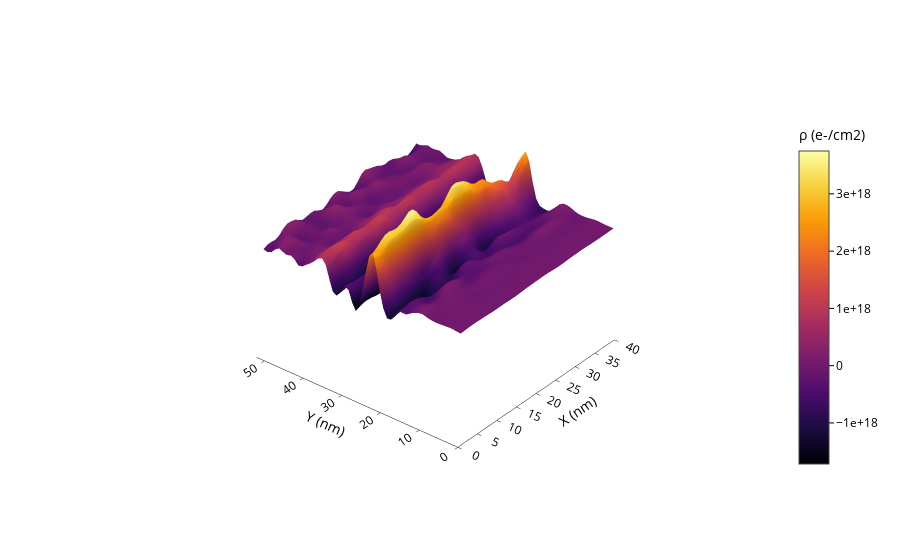

Notebook source saved alongside this figure:
### Code cell
plot_3d_distribution_plotly(divergence_Efield[::-1], gaussian_smooth=1, z_aspect_ratio=1, title="",
                            colormap="Inferno",save_html = "ChargeDensity_3Dvisualization.html",
                            save_png="ChargeDensity_3Dvisualization.png")

"""
To get the camera values use the following script when visualization opened in an html through the console (F12) 
const gd = document.getElementById('myPlot');

gd.on('plotly_relayout', function(eventdata) {
  if (eventdata['scene.camera']) {
    console.log("Camera state:");
    console.log(JSON.stringify(eventdata['scene.camera'], null, 2));
  }
});
"""

### Figure 1 — Plotly figure (JSON) as saved in the notebook; plotly's stock layout.template omitted (floating-point values rounded to 4 significant figures; data arrays with more than 128 entries replaced by an {"elided": "..."} marker saying what was removed)
{"data": [{"colorbar": {"len": 0.7, "showticklabels": true, "tickcolor": "black", "tickfont": {"color": "black"}, "tickformat": ".0E", "title": {"font": {"color": "black"}, "text": "ρ (e-/cm2)"}}, "colorscale": [[0, "#000004"], [0.1111, "#1b0c41"], [0.2222, "#4a0c6b"], [0.3333, "#781c6d"], [0.4444, "#a52c60"], [0.5556, "#cf4446"], [0.6667, "#ed6925"], [0.7778, "#fb9b06"], [0.8889, "#f7d13d"], [1, "#fcffa4"]], "type": "surface", "x": {"elided": "52x40 int values"}, "y": {"elided": "52x40 int values"}, "z": {"elided": "52x40 float values"}}], "layout": {"margin": {"b": 10, "l": 10, "r": 10, "t": 40}, "paper_bgcolor": "rgba(0,0,0,0)", "plot_bgcolor": "rgba(0,0,0,0)", "scene": {"aspectratio": {"x": 1, "y": 1, "z": 1}, "camera": {"center": {"x": -0.04777, "y": 0.1848, "z": -0.3025}, "eye": {"x": -1.492, "y": -0.9053, "z": 0.8862}, "projection": {"type": "orthographic"}, "up": {"x": 0.4214, "y": 0.3527, "z": 0.8355}}, "xaxis": {"linecolor": "black", "range": [0, 40], "showgrid": false, "showline": true, "showticklabels": true, "tickcolor": "black", "tickfont": {"color": "black"}, "ticklen": 5, "title": {"font": {"color": "black"}, "text": "X (nm)"}, "zeroline": false}, "yaxis": {"linecolor": "black", "range": [0, 52], "showgrid": false, "showline": true, "showticklabels": true, "tickcolor": "black", "tickfont": {"color": "black"}, "ticklen": 5, "title": {"font": {"color": "black"}, "text": "Y (nm)"}, "zeroline": false}, "zaxis": {"range": [-8000000000000000000, 7000000000000000000], "showgrid": false, "showline": false, "showticklabels": false, "ticklen": 0, "ticks": "", "title": {"text": ""}, "zeroline": false}}, "title": {"text": ""}}}
